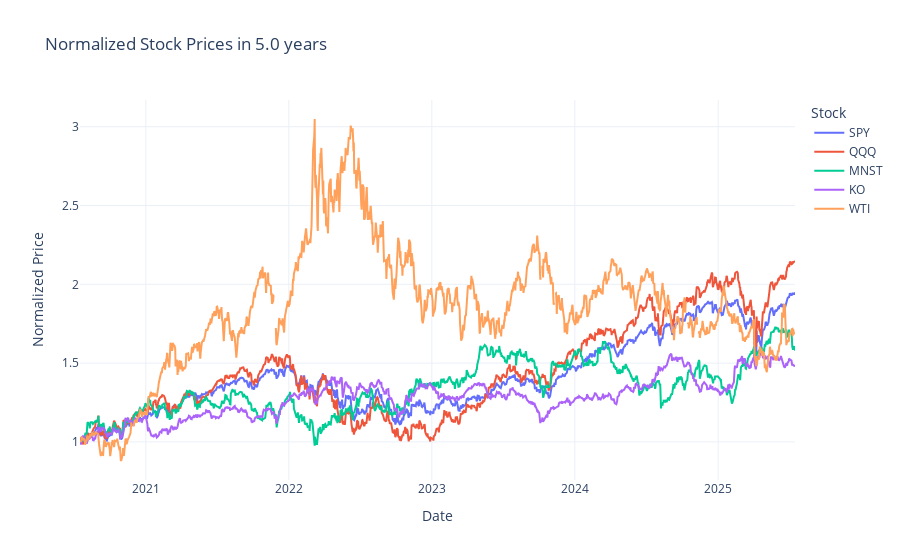

The notebook cell this image was saved under:
### Code cell
stock_daily_ts_consolidate_normalized_df = stock_daily_ts_consolidate_df / stock_daily_ts_consolidate_df.iloc[-1]


# Create a Plotly figure
fig = go.Figure()

# Add traces for each stock
for column in stock_daily_ts_consolidate_normalized_df.columns:
    fig.add_trace(go.Scatter(
        x=stock_daily_ts_consolidate_normalized_df.index,
        y=stock_daily_ts_consolidate_normalized_df[column],
        mode='lines',
        name=column
    ))

# Customize layout
fig.update_layout(
    title=f'Normalized Stock Prices in {window_days/365} years',
    xaxis_title='Date',
    yaxis_title='Normalized Price',
    legend_title='Stock',
    template='plotly_white'
)

# Show the plot
fig.show()

### Figure 1 — Plotly figure (JSON) as saved in the notebook; plotly's stock layout.template omitted (floating-point values rounded to 4 significant figures; data arrays with more than 128 entries replaced by an {"elided": "..."} marker saying what was removed)
{"data": [{"mode": "lines", "name": "SPY", "type": "scatter", "x": {"elided": "1255 str values"}, "y": {"elided": "1255 float values"}}, {"mode": "lines", "name": "QQQ", "type": "scatter", "x": {"elided": "1255 str values"}, "y": {"elided": "1255 float values"}}, {"mode": "lines", "name": "MNST", "type": "scatter", "x": {"elided": "1255 str values"}, "y": {"elided": "1255 float values"}}, {"mode": "lines", "name": "KO", "type": "scatter", "x": {"elided": "1255 str values"}, "y": {"elided": "1255 float values"}}, {"mode": "lines", "name": "WTI", "type": "scatter", "x": {"elided": "1255 str values"}, "y": {"elided": "1255 float values"}}], "layout": {"legend": {"title": {"text": "Stock"}}, "title": {"text": "Normalized Stock Prices in 5.0 years"}, "xaxis": {"title": {"text": "Date"}}, "yaxis": {"title": {"text": "Normalized Price"}}}}
